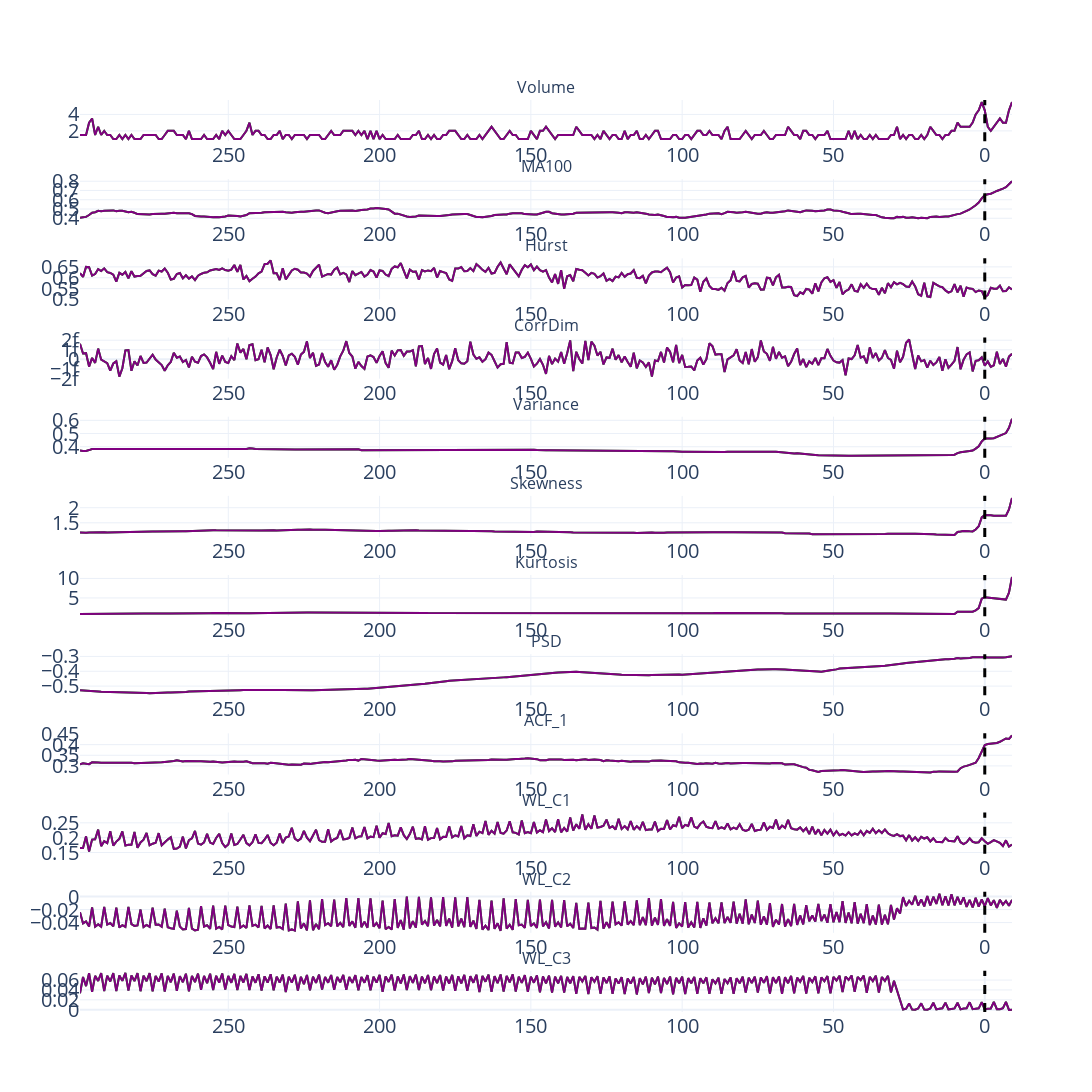

The cell this chart's notebook holds for it:
### Markdown cell above
#### Facilitated logic

### Code cell
# Show mean and median values for a selected ticker
data_A = ds[ds['Ticker'] == 'fa']
groupby = ['Distance', 'Volume', 'MA100']
columns = groupby + list(data_A.columns[7:])
fun.variables_dynamics(data_A[columns], groupby[0], mean_only = True, save = True, file_name = 'fa')

### Figure 1 — Plotly figure (JSON) as saved in the notebook; plotly's stock layout.template omitted (floating-point values rounded to 4 significant figures; data arrays with more than 128 entries replaced by an {"elided": "..."} marker saying what was removed)
{"data": [{"line": {"color": "green"}, "mode": "lines", "name": "Volume_mean", "type": "scatter", "x": {"elided": "309 int values"}, "xaxis": "x", "y": {"elided": "309 float values"}, "yaxis": "y"}, {"line": {"color": "purple"}, "mode": "lines", "name": "Volume_median", "type": "scatter", "x": {"elided": "309 int values"}, "xaxis": "x", "y": {"elided": "309 float values"}, "yaxis": "y"}, {"line": {"color": "green"}, "mode": "lines", "name": "MA100_mean", "type": "scatter", "x": {"elided": "309 int values"}, "xaxis": "x2", "y": {"elided": "309 float values"}, "yaxis": "y2"}, {"line": {"color": "purple"}, "mode": "lines", "name": "MA100_median", "type": "scatter", "x": {"elided": "309 int values"}, "xaxis": "x2", "y": {"elided": "309 float values"}, "yaxis": "y2"}, {"line": {"color": "green"}, "mode": "lines", "name": "Hurst_mean", "type": "scatter", "x": {"elided": "309 int values"}, "xaxis": "x3", "y": {"elided": "309 float values"}, "yaxis": "y3"}, {"line": {"color": "purple"}, "mode": "lines", "name": "Hurst_median", "type": "scatter", "x": {"elided": "309 int values"}, "xaxis": "x3", "y": {"elided": "309 float values"}, "yaxis": "y3"}, {"line": {"color": "green"}, "mode": "lines", "name": "CorrDim_mean", "type": "scatter", "x": {"elided": "309 int values"}, "xaxis": "x4", "y": {"elided": "309 float values"}, "yaxis": "y4"}, {"line": {"color": "purple"}, "mode": "lines", "name": "CorrDim_median", "type": "scatter", "x": {"elided": "309 int values"}, "xaxis": "x4", "y": {"elided": "309 float values"}, "yaxis": "y4"}, {"line": {"color": "green"}, "mode": "lines", "name": "Variance_mean", "type": "scatter", "x": {"elided": "309 int values"}, "xaxis": "x5", "y": {"elided": "309 float values"}, "yaxis": "y5"}, {"line": {"color": "purple"}, "mode": "lines", "name": "Variance_median", "type": "scatter", "x": {"elided": "309 int values"}, "xaxis": "x5", "y": {"elided": "309 float values"}, "yaxis": "y5"}, {"line": {"color": "green"}, "mode": "lines", "name": "Skewness_mean", "type": "scatter", "x": {"elided": "309 int values"}, "xaxis": "x6", "y": {"elided": "309 float values"}, "yaxis": "y6"}, {"line": {"color": "purple"}, "mode": "lines", "name": "Skewness_median", "type": "scatter", "x": {"elided": "309 int values"}, "xaxis": "x6", "y": {"elided": "309 float values"}, "yaxis": "y6"}, {"line": {"color": "green"}, "mode": "lines", "name": "Kurtosis_mean", "type": "scatter", "x": {"elided": "309 int values"}, "xaxis": "x7", "y": {"elided": "309 float values"}, "yaxis": "y7"}, {"line": {"color": "purple"}, "mode": "lines", "name": "Kurtosis_median", "type": "scatter", "x": {"elided": "309 int values"}, "xaxis": "x7", "y": {"elided": "309 float values"}, "yaxis": "y7"}, {"line": {"color": "green"}, "mode": "lines", "name": "PSD_mean", "type": "scatter", "x": {"elided": "309 int values"}, "xaxis": "x8", "y": {"elided": "309 float values"}, "yaxis": "y8"}, {"line": {"color": "purple"}, "mode": "lines", "name": "PSD_median", "type": "scatter", "x": {"elided": "309 int values"}, "xaxis": "x8", "y": {"elided": "309 float values"}, "yaxis": "y8"}, {"line": {"color": "green"}, "mode": "lines", "name": "ACF_1_mean", "type": "scatter", "x": {"elided": "309 int values"}, "xaxis": "x9", "y": {"elided": "309 float values"}, "yaxis": "y9"}, {"line": {"color": "purple"}, "mode": "lines", "name": "ACF_1_median", "type": "scatter", "x": {"elided": "309 int values"}, "xaxis": "x9", "y": {"elided": "309 float values"}, "yaxis": "y9"}, {"line": {"color": "green"}, "mode": "lines", "name": "WL_C1_mean", "type": "scatter", "x": {"elided": "309 int values"}, "xaxis": "x10", "y": {"elided": "309 float values"}, "yaxis": "y10"}, {"line": {"color": "purple"}, "mode": "lines", "name": "WL_C1_median", "type": "scatter", "x": {"elided": "309 int values"}, "xaxis": "x10", "y": {"elided": "309 float values"}, "yaxis": "y10"}, {"line": {"color": "green"}, "mode": "lines", "name": "WL_C2_mean", "type": "scatter", "x": {"elided": "309 int values"}, "xaxis": "x11", "y": {"elided": "309 float values"}, "yaxis": "y11"}, {"line": {"color": "purple"}, "mode": "lines", "name": "WL_C2_median", "type": "scatter", "x": {"elided": "309 int values"}, "xaxis": "x11", "y": {"elided": "309 float values"}, "yaxis": "y11"}, {"line": {"color": "green"}, "mode": "lines", "name": "WL_C3_mean", "type": "scatter", "x": {"elided": "309 int values"}, "xaxis": "x12", "y": {"elided": "309 float values"}, "yaxis": "y12"}, {"line": {"color": "purple"}, "mode": "lines", "name": "WL_C3_median", "type": "scatter", "x": {"elided": "309 int values"}, "xaxis": "x12", "y": {"elided": "309 float values"}, "yaxis": "y12"}], "layout": {"annotations": [{"font": {"size": 16}, "showarrow": false, "text": "Volume", "x": 0.5, "xanchor": "center", "xref": "paper", "y": 1, "yanchor": "bottom", "yref": "paper"}, {"font": {"size": 16}, "showarrow": false, "text": "MA100", "x": 0.5, "xanchor": "center", "xref": "paper", "y": 0.9132, "yanchor": "bottom", "yref": "paper"}, {"font": {"size": 16}, "showarrow": false, "text": "Hurst", "x": 0.5, "xanchor": "center", "xref": "paper", "y": 0.8264, "yanchor": "bottom", "yref": "paper"}, {"font": {"size": 16}, "showarrow": false, "text": "CorrDim", "x": 0.5, "xanchor": "center", "xref": "paper", "y": 0.7396, "yanchor": "bottom", "yref": "paper"}, {"font": {"size": 16}, "showarrow": false, "text": "Variance", "x": 0.5, "xanchor": "center", "xref": "paper", "y": 0.6528, "yanchor": "bottom", "yref": "paper"}, {"font": {"size": 16}, "showarrow": false, "text": "Skewness", "x": 0.5, "xanchor": "center", "xref": "paper", "y": 0.566, "yanchor": "bottom", "yref": "paper"}, {"font": {"size": 16}, "showarrow": false, "text": "Kurtosis", "x": 0.5, "xanchor": "center", "xref": "paper", "y": 0.4792, "yanchor": "bottom", "yref": "paper"}, {"font": {"size": 16}, "showarrow": false, "text": "PSD", "x": 0.5, "xanchor": "center", "xref": "paper", "y": 0.3924, "yanchor": "bottom", "yref": "paper"}, {"font": {"size": 16}, "showarrow": false, "text": "ACF_1", "x": 0.5, "xanchor": "center", "xref": "paper", "y": 0.3056, "yanchor": "bottom", "yref": "paper"}, {"font": {"size": 16}, "showarrow": false, "text": "WL_C1", "x": 0.5, "xanchor": "center", "xref": "paper", "y": 0.2188, "yanchor": "bottom", "yref": "paper"}, {"font": {"size": 16}, "showarrow": false, "text": "WL_C2", "x": 0.5, "xanchor": "center", "xref": "paper", "y": 0.1319, "yanchor": "bottom", "yref": "paper"}, {"font": {"size": 16}, "showarrow": false, "text": "WL_C3", "x": 0.5, "xanchor": "center", "xref": "paper", "y": 0.04514, "yanchor": "bottom", "yref": "paper"}], "font": {"size": 20}, "height": 3600, "shapes": [{"line": {"color": "black", "dash": "dash", "width": 3}, "type": "line", "x0": 0, "x1": 0, "xref": "x", "y0": 0, "y1": 1, "yref": "y domain"}, {"line": {"color": "black", "dash": "dash", "width": 3}, "type": "line", "x0": 0, "x1": 0, "xref": "x2", "y0": 0, "y1": 1, "yref": "y2 domain"}, {"line": {"color": "black", "dash": "dash", "width": 3}, "type": "line", "x0": 0, "x1": 0, "xref": "x3", "y0": 0, "y1": 1, "yref": "y3 domain"}, {"line": {"color": "black", "dash": "dash", "width": 3}, "type": "line", "x0": 0, "x1": 0, "xref": "x4", "y0": 0, "y1": 1, "yref": "y4 domain"}, {"line": {"color": "black", "dash": "dash", "width": 3}, "type": "line", "x0": 0, "x1": 0, "xref": "x5", "y0": 0, "y1": 1, "yref": "y5 domain"}, {"line": {"color": "black", "dash": "dash", "width": 3}, "type": "line", "x0": 0, "x1": 0, "xref": "x6", "y0": 0, "y1": 1, "yref": "y6 domain"}, {"line": {"color": "black", "dash": "dash", "width": 3}, "type": "line", "x0": 0, "x1": 0, "xref": "x7", "y0": 0, "y1": 1, "yref": "y7 domain"}, {"line": {"color": "black", "dash": "dash", "width": 3}, "type": "line", "x0": 0, "x1": 0, "xref": "x8", "y0": 0, "y1": 1, "yref": "y8 domain"}, {"line": {"color": "black", "dash": "dash", "width": 3}, "type": "line", "x0": 0, "x1": 0, "xref": "x9", "y0": 0, "y1": 1, "yref": "y9 domain"}, {"line": {"color": "black", "dash": "dash", "width": 3}, "type": "line", "x0": 0, "x1": 0, "xref": "x10", "y0": 0, "y1": 1, "yref": "y10 domain"}, {"line": {"color": "black", "dash": "dash", "width": 3}, "type": "line", "x0": 0, "x1": 0, "xref": "x11", "y0": 0, "y1": 1, "yref": "y11 domain"}, {"line": {"color": "black", "dash": "dash", "width": 3}, "type": "line", "x0": 0, "x1": 0, "xref": "x12", "y0": 0, "y1": 1, "yref": "y12 domain"}], "showlegend": false, "width": 1200, "xaxis": {"anchor": "y", "autorange": "reversed", "domain": [0, 1]}, "xaxis10": {"anchor": "y10", "autorange": "reversed", "domain": [0, 1]}, "xaxis11": {"anchor": "y11", "autorange": "reversed", "domain": [0, 1]}, "xaxis12": {"anchor": "y12", "autorange": "reversed", "domain": [0, 1]}, "xaxis2": {"anchor": "y2", "autorange": "reversed", "domain": [0, 1]}, "xaxis3": {"anchor": "y3", "autorange": "reversed", "domain": [0, 1]}, "xaxis4": {"anchor": "y4", "autorange": "reversed", "domain": [0, 1]}, "xaxis5": {"anchor": "y5", "autorange": "reversed", "domain": [0, 1]}, "xaxis6": {"anchor": "y6", "autorange": "reversed", "domain": [0, 1]}, "xaxis7": {"anchor": "y7", "autorange": "reversed", "domain": [0, 1]}, "xaxis8": {"anchor": "y8", "autorange": "reversed", "domain": [0, 1]}, "xaxis9": {"anchor": "y9", "autorange": "reversed", "domain": [0, 1]}, "yaxis": {"anchor": "x", "domain": [0.9549, 1]}, "yaxis10": {"anchor": "x10", "domain": [0.1736, 0.2188]}, "yaxis11": {"anchor": "x11", "domain": [0.08681, 0.1319]}, "yaxis12": {"anchor": "x12", "domain": [0, 0.04514]}, "yaxis2": {"anchor": "x2", "domain": [0.8681, 0.9132]}, "yaxis3": {"anchor": "x3", "domain": [0.7812, 0.8264]}, "yaxis4": {"anchor": "x4", "domain": [0.6944, 0.7396]}, "yaxis5": {"anchor": "x5", "domain": [0.6076, 0.6528]}, "yaxis6": {"anchor": "x6", "domain": [0.5208, 0.566]}, "yaxis7": {"anchor": "x7", "domain": [0.434, 0.4792]}, "yaxis8": {"anchor": "x8", "domain": [0.3472, 0.3924]}, "yaxis9": {"anchor": "x9", "domain": [0.2604, 0.3056]}}}
